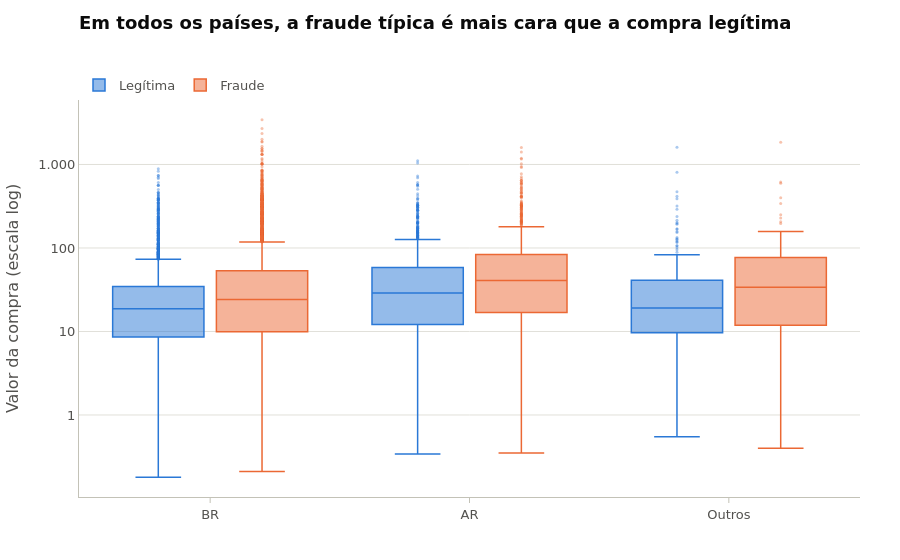

Write notebook code for a chart like this one.
### Markdown cell above
### plotly

| Personalização | Código | Efeito |
|---|---|---|
| Agrupamento | `color="status"` (o padrão é `boxmode="group"`) | Caixas lado a lado |
| Outliers | `points="outliers"` | Também aceita `"all"` (todos os pontos ao lado da caixa) e `False` |
| Escala log | `log_y=True` | Quartis calculados nos valores originais |
| Marcações do eixo log | `tickvals=VALORES_LOG, ticktext=TEXTOS_LOG` | Só as potências de 10, como no matplotlib |
| Hover | (automático) | Mostra mín., Q1, mediana, Q3, máx. e outliers com o valor exato |
| Respiro | `boxgap`, `boxgroupgap` | Espaço entre países e entre as caixas do país |

> **Limitação:** o plotly não permite colorir a linha da **mediana** separadamente do contorno da caixa. Por isso a caixa fica semitransparente: assim a mediana (na cor da borda) continua visível.

### Code cell
fig = px.box(
    amostra, x="pais_agrupado", y="valor_compra", color="status",
    color_discrete_map=CORES_STATUS,
    category_orders={"status": ORDEM_STATUS, "pais_agrupado": ORDEM_PAIS},
    log_y=True, points="outliers",
    labels={"pais_agrupado": "", "valor_compra": "Valor da compra (escala log)", "status": ""},
    title=TITULO_BOXPLOT,
)

fig.update_traces(line_width=1.5, marker=dict(size=3, opacity=0.4))
fig.update_yaxes(tickvals=VALORES_LOG, ticktext=TEXTOS_LOG)
fig.update_layout(boxgap=0.2, boxgroupgap=0.12,
                  legend=dict(orientation="h", x=0, xanchor="left", y=1, yanchor="bottom"))

fig.show()

### Figure 1 — Plotly figure (JSON) as saved in the notebook; plotly's stock layout.template omitted (floating-point values rounded to 4 significant figures; data arrays with more than 128 entries replaced by an {"elided": "..."} marker saying what was removed)
{"data": [{"alignmentgroup": "True", "boxpoints": "outliers", "hovertemplate": "=%{x}<br>Valor da compra (escala log)=%{y}<extra></extra>", "legendgroup": "Legítima", "line": {"width": 1.5}, "marker": {"color": "#2a78d6", "opacity": 0.4, "size": 3}, "name": "Legítima", "notched": false, "offsetgroup": "Legítima", "orientation": "v", "showlegend": true, "type": "box", "x": {"elided": "5000 str values"}, "x0": " ", "xaxis": "x", "y": {"elided": "5000 float values"}, "y0": " ", "yaxis": "y"}, {"alignmentgroup": "True", "boxpoints": "outliers", "hovertemplate": "=%{x}<br>Valor da compra (escala log)=%{y}<extra></extra>", "legendgroup": "Fraude", "line": {"width": 1.5}, "marker": {"color": "#eb6834", "opacity": 0.4, "size": 3}, "name": "Fraude", "notched": false, "offsetgroup": "Fraude", "orientation": "v", "showlegend": true, "type": "box", "x": {"elided": "5000 str values"}, "x0": " ", "xaxis": "x", "y": {"elided": "5000 float values"}, "y0": " ", "yaxis": "y"}], "layout": {"boxgap": 0.2, "boxgroupgap": 0.12, "boxmode": "group", "legend": {"orientation": "h", "title": {"text": ""}, "tracegroupgap": 0, "x": 0, "xanchor": "left", "y": 1, "yanchor": "bottom"}, "title": {"text": "Em todos os países, a fraude típica é mais cara que a compra legítima"}, "xaxis": {"anchor": "y", "categoryarray": ["BR", "AR", "Outros"], "categoryorder": "array", "domain": [0, 1], "title": {"text": ""}}, "yaxis": {"anchor": "x", "domain": [0, 1], "ticktext": ["0,1", "1", "10", "100", "1.000"], "tickvals": [0.1, 1, 10, 100, 1000], "title": {"text": "Valor da compra (escala log)"}, "type": "log"}}}
